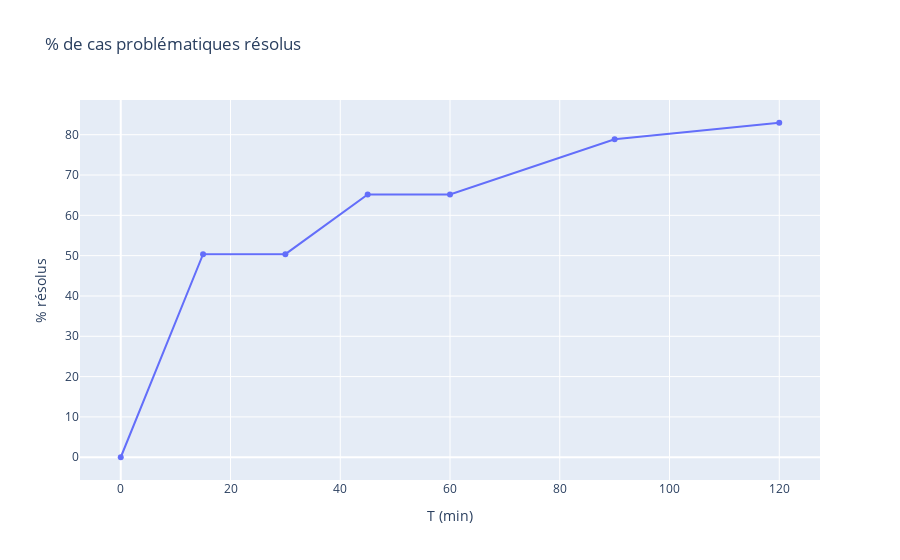

Notebook cell for this chart:
### Markdown cell above
Interprétation de la visualisation : 
- Axe X (T min) : le temps tampon minimum imposé entre deux locations (0, 15, 30, 45, 60, 90, 120…).
- Axe Y (% résolus) : la part des cas problématiques (retard > gap, donc impact sur la location suivante)
- quand T augmente, un plus grand nombre de situations à risque sont couvertes : le % résolus monte, mais avec des rendements décroissants (plafonnement).

### Code cell
fig = px.line(sim_all, x="T", y="pct_solved_of_problematic", markers=True,
              title="% de cas problématiques résolus",
              labels={"T": "T (min)", "pct_solved_of_problematic": "% résolus"})
fig.show()

### Figure 1 — Plotly figure (JSON) as saved in the notebook; plotly's stock layout.template omitted (floating-point values rounded to 4 significant figures)
{"data": [{"hovertemplate": "T (min)=%{x}<br>% résolus=%{y}<extra></extra>", "legendgroup": "", "line": {"color": "#636efa", "dash": "solid"}, "marker": {"symbol": "circle"}, "mode": "lines+markers", "name": "", "orientation": "v", "showlegend": false, "type": "scatter", "x": [0, 15, 30, 45, 60, 90, 120], "xaxis": "x", "y": [0, 50.37, 50.37, 65.19, 65.19, 78.89, 82.96], "yaxis": "y"}], "layout": {"legend": {"tracegroupgap": 0}, "title": {"text": "% de cas problématiques résolus"}, "xaxis": {"anchor": "y", "domain": [0, 1], "title": {"text": "T (min)"}}, "yaxis": {"anchor": "x", "domain": [0, 1], "title": {"text": "% résolus"}}}}
